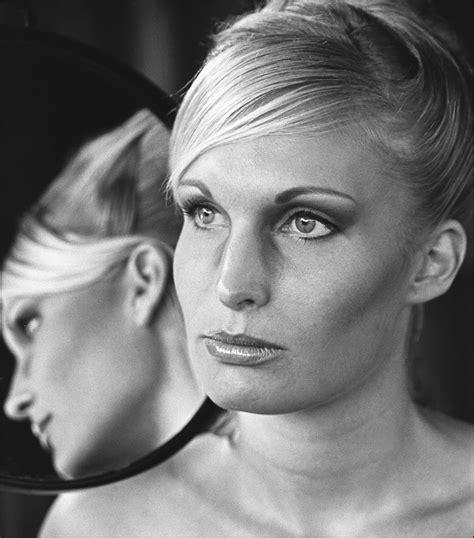
#> input picture 4_DatasetAnnotation/Papers/GenderClassification/(HuggingFace Model) gender-classification-Hugging Face_files/female.jpg, 474 x 538 px
$ python -i canny_edge_detection.py   (imports and definitions only)
#> lines starting #> are read from the running program, lines starting #| are printed output that depends on the picture
#> further down, picture is the input picture: shape (538, 474, 3); min 0, max 255, mean 118.9
# [158 lines of commented-out code are left out]

import os
import time
from math import ceil
from tqdm import tqdm
import argparse
from concurrent.futures import ThreadPoolExecutor, as_completed

from torch.utils.data import Dataset, DataLoader
from PIL import Image, UnidentifiedImageError
import numpy as np
import cv2

np.float_ = np.float64
np.complex_ = np.complex128

# ---------------- Dataset ----------------
class PILImageDataset(Dataset):
    """Loads images as PIL.Image objects, skips already processed images if provided."""
    # [7 lines left out: function __init__, not called in this run]

    def __len__(self):
        return len(self.image_paths)

    # [17 lines left out: function __getitem__, not called in this run]

# ---------------- Collate Function ----------------
def collate_images(batch):
    imgs, paths = zip(*batch)
    return list(imgs), list(paths)

# ---------------- DataLoader ----------------
# [11 lines left out: function get_pil_image_loader, not called in this run]

# ---------------- Canny Edge Detection Logic ----------------
class EdgeDetector:
    def detect_edge(self, image):
        image = np.array(image)
        if len(image.shape) == 3:
            image = cv2.cvtColor(image, cv2.COLOR_RGB2GRAY)
        image = cv2.GaussianBlur(image, (3, 3), 0)
        edges = cv2.Canny(image, threshold1=255/3, threshold2=255)
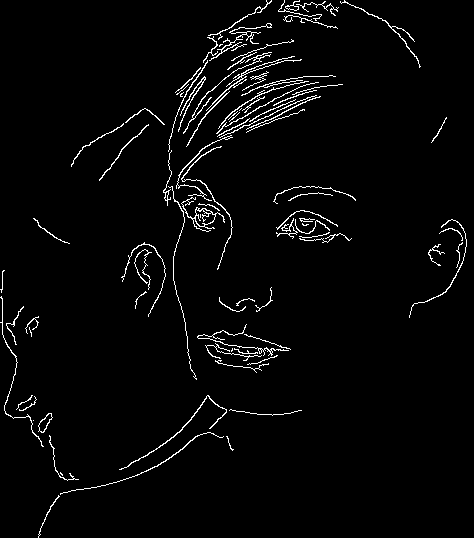
#> edges: shape (538, 474); 2.8% white in thin lines or dots
        return edges

# ---------------- Parallel Processing Function ----------------
# [53 lines left out: functions process_image, main, not called in this run]

# ---------------- CLI ----------------
# [8 lines not run here, left out]

# "C:\MastersRepos\ARI5902-Research-Topics-in-AI\LAION-5B Testing\.venv-Copy-Copy\Scripts\python.exe" "C:\MastersRepos\ARI5902-Research-Topics-in-AI\LAION-5B Testing\Spurious_Feature\EdgeDetection\canny_edge_detection.py" --image_dir "C:\MastersRepos\ARI5902-Research-Topics-in-AI\LAION-5B Testing\Spurious_Feature\ImageCaptioningEvaluationDatasets\LAION-5B-10k\LAION-5B-10k-images" --batch_size 8 --num_workers 8 --output_dir "C:\MastersRepos\ARI5902-Research-Topics-in-AI\LAION-5B Testing\Spurious_Feature\EdgeDetection\LAION-5B-10k-canny-edge-detected"


# "C:\MastersRepos\ARI5902-Research-Topics-in-AI\LAION-5B Testing\.venv-Copy-Copy\Scripts\python.exe" "C:\MastersRepos\ARI5902-Research-Topics-in-AI\LAION-5B Testing\Spurious_Feature\EdgeDetection\canny_edge_detection.py" --image_dir "E:\ImageRetrieval\Professions_125k_Cleaned\Female_Accountant" --batch_size 8 --num_workers 8 --output_dir "C:\MastersRepos\ARI5902-Research-Topics-in-AI\LAION-5B Testing\Spurious_Feature\EdgeDetection\canny_test"

>>> import cv2
>>> picture = cv2.cvtColor(cv2.imread('../../../4_DatasetAnnotation/Papers/GenderClassification/(HuggingFace Model) gender-classification-Hugging Face_files/female.jpg'), cv2.COLOR_BGR2RGB)
>>> result = EdgeDetector().detect_edge(picture)

$ run again, on DatasetAnnotation/Papers/GenderClassification/(HuggingFace Model) gender-classification-Hugging Face_files/male.jpg
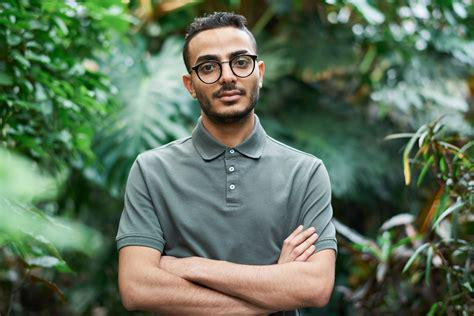
#> input picture DatasetAnnotation/Papers/GenderClassification/(HuggingFace Model) gender-classification-Hugging Face_files/male.jpg, 474 x 316 px
#> in detect_edge, `image = cv2.cvtColor(image, cv2.COLOR_RGB2GRAY)`:
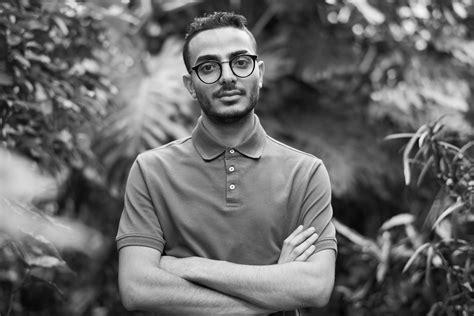
#> image: shape (316, 474); min 0, max 252, mean 105.1
#> in detect_edge, `edges = cv2.Canny(image, threshold1=255/3, threshold2=255)`:
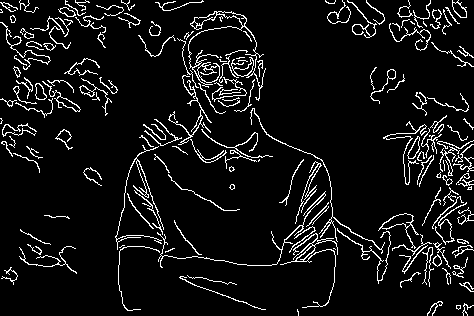
#> edges: shape (316, 474); 7.5% white in thin lines or dots
